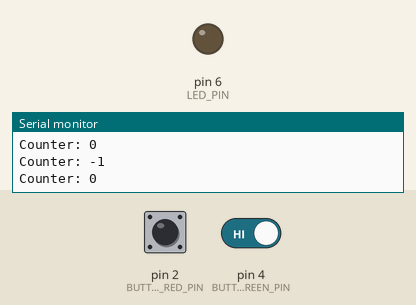
This sketch was run on a simulated Arduino Uno, built with avr-gcc and run on an emulated ATmega328P. Parts: output pins drawn as LEDs (lit = HIGH), the last lines printed to the serial monitor. Dashed ring = blinking. The inputs (shaded band) are chosen by the test bench; at power-on: pin 2 (BUTTON_RED_PIN) HIGH, pin 4 (BUTTON_GREEN_PIN) HIGH.

Above: at 1.2 s.
1.3 s: pin 2 (BUTTON_RED_PIN) driven LOW and pin 4 (BUTTON_GREEN_PIN) driven LOW
3.2 s: pin 2 (BUTTON_RED_PIN) pulsed HIGH 2 times (0.12 s each, 0.3 s apart)
At 3.54 s:
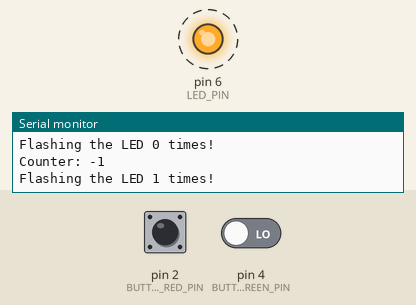
6.2 s: pin 2 (BUTTON_RED_PIN) driven HIGH
At 7.5 s:
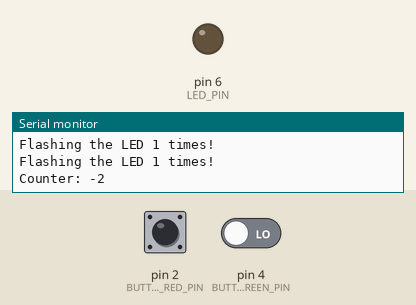
7.8 s: pin 2 (BUTTON_RED_PIN) driven LOW
At 8.02 s:
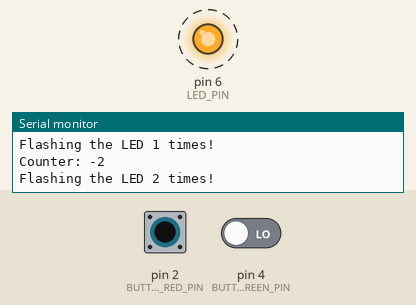
Timing chart, 0 to 11.8 s (numbered marks = the images above; inputs shaded):
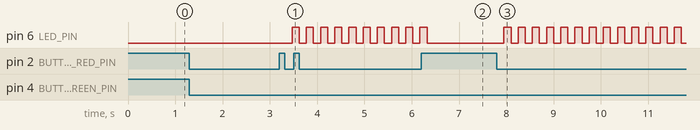

Measured:
- after the input at 3.2 s, pin 6 (LED_PIN): alternates HIGH for 0.15 s and LOW for 0.15 s, starting after 0.27 s
- after the input at 6.2 s, pin 6 (LED_PIN): goes on until 6.3 s, then stays LOW
- after the input at 7.8 s, pin 6 (LED_PIN): alternates HIGH for 0.15 s and LOW for 0.15 s, starting after 0.15 s

The sketch:

2_1.ino
```cpp
#define BUTTON_RED_PIN 2
#define BUTTON_GREEN_PIN 4
#define LED_PIN 6

int ledState = LOW;
int redButtonState;
int greenButtonState;
int lastRedButtonState = LOW;
int lastGreenButtonState = LOW;

unsigned long lastRedDebounceTime = 0;
unsigned long lastGreenDebounceTime = 0;
unsigned long debounceDelay = 50;

int counter = 0;
int ledFlashesLeft = 0;

void setup() {
  Serial.begin(9600);

  pinMode(BUTTON_RED_PIN, INPUT_PULLUP);
  pinMode(BUTTON_GREEN_PIN, INPUT_PULLUP);
  pinMode(LED_PIN, OUTPUT);

  digitalWrite(LED_PIN, ledState);

  printCounter();
}

void printCounter() {
  Serial.print("Counter: ");
  Serial.print(counter);
  Serial.print("\n");
}

void loop() {
  if(ledFlashesLeft > 0) {
    ledFlashesLeft--;
    digitalWrite(LED_PIN, LOW);
    delay(150);
    digitalWrite(LED_PIN, HIGH);
    delay(150);
    return;
  }

  int readingRed = digitalRead(BUTTON_RED_PIN);
  int readingGreen = digitalRead(BUTTON_GREEN_PIN);

  if (readingRed != lastRedButtonState) {
    lastRedDebounceTime = millis();
  }
  if (readingGreen != lastGreenButtonState) {
    lastGreenDebounceTime = millis();
  }

  if ((millis() - lastRedDebounceTime) > debounceDelay) {
    if (readingRed != redButtonState) {
      redButtonState = readingRed;

      if (redButtonState == HIGH) {
        counter--;
        printCounter();
      }
    }
  }

  if ((millis() - lastGreenDebounceTime) > debounceDelay) {
    if (readingGreen != greenButtonState) {
      greenButtonState = readingGreen;

      if (greenButtonState == HIGH) {
        counter++;
        printCounter();
      }
    }
  }

  digitalWrite(LED_PIN, ledState);

  lastRedButtonState = readingRed;
  lastGreenButtonState = readingGreen;

  if(lastRedButtonState == 0 && lastGreenButtonState == 0) {
    if(counter >= 0) {
      ledFlashesLeft = counter;
    } else if(counter < 0) {
      ledFlashesLeft = (-1) * counter;
    }

    Serial.print("Flashing the LED ");
    Serial.print(ledFlashesLeft);
    Serial.print(" times!\n");
  }
}
```
